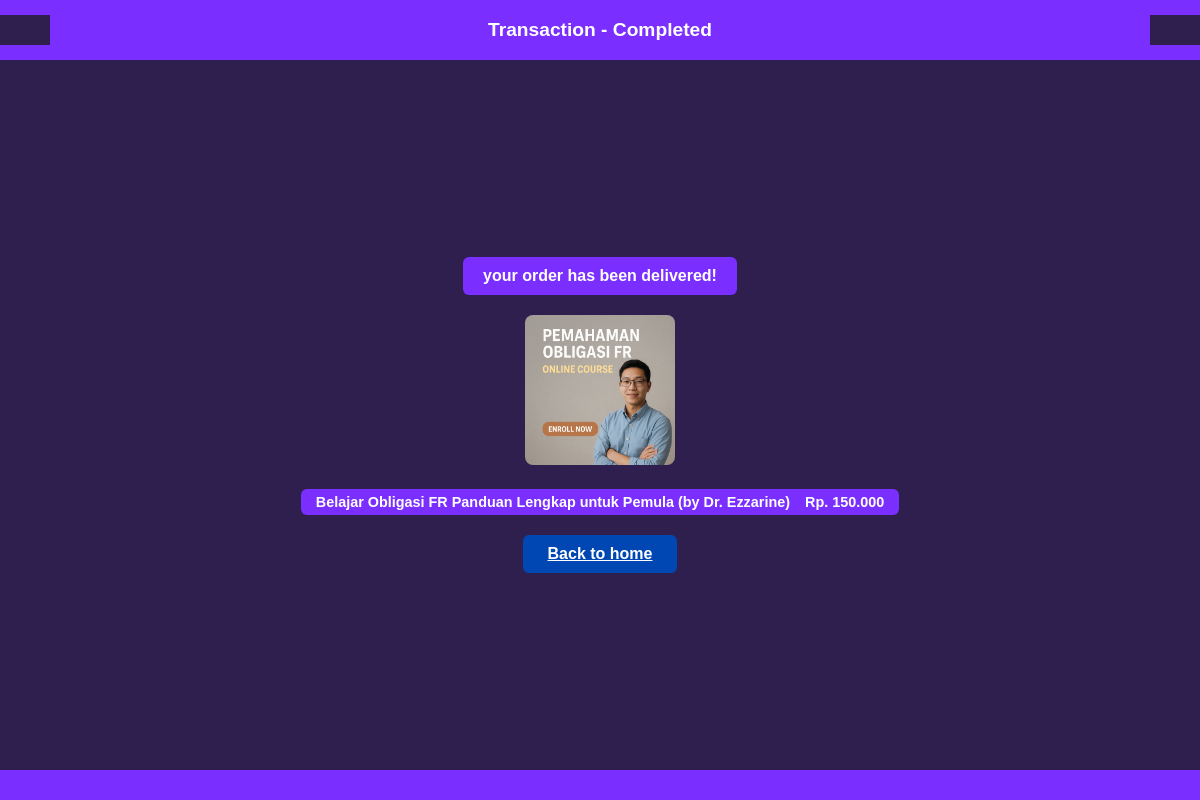
Screenshot of /page/Transaksi/Tcomplete.php?id=11 with the database file from the repository.
### tables this page shows
CREATE TABLE `kelasonline` (
  `ID_Kelas` int(11) NOT NULL,
  `Nama` varchar(255) NOT NULL,
  `Harga` decimal(65,0) NOT NULL,
  `img` varchar(255) NOT NULL DEFAULT 'image.png',
  `Deskripsi` varchar(255) NOT NULL,
  `detail` text NOT NULL DEFAULT 'Ini adalah kelas',
  `Materi` varchar(255) DEFAULT NULL
);

### page/Transaksi/Tcomplete.php (the view, shortened to what this page needs)
<?php
include("../../components/koneksi.php");
$ID_Kelas = $_GET['id'];
$stmt = $conn->prepare('SELECT * FROM kelasonline WHERE ID_Kelas = ?');
$stmt->bind_param('i', $ID_Kelas);
$stmt->execute();
$result = $stmt->get_result();
$row = $result->fetch_assoc();
$rp = "Rp. " . number_format($row['Harga'], 0, ',', '.');
?>
<!DOCTYPE html>
<html lang="en">
<head>
    <link rel="stylesheet" href="Tcomplete.css" />
</head>
<body>
    <header class="header-bar">
        <div class="side-block left"></div>
        <div class="header-title">Transaction - Completed</div>
        <div class="side-block right"></div>
    </header>
    <main class="content">
        <div class="message">your order has been delivered!</div>
        <div class="image-container">
            <img src="../../img/kelas-img/<?= $row['img'] ?>" alt="User" />
        </div>
        <div class="order-info">
            <span class="order-name"><?= $row['Nama'] ?></span>
            <span class="order-price"><?= $rp ?></span>
        </div>
        <a href="../Home" class="back-home-btn">Back to home</a>
    </main>
    <footer class="footer-bar"></footer>
</body>
</html>

### page/Transaksi/Tcomplete.css (style rules this page uses)
* { margin: 0; padding: 0; box-sizing: border-box; font-family: Arial, sans-serif; }
body { background-color: #2e1f4f; color: white; min-height: 100vh; display: flex; flex-direction: column; align-items: center; }
.header-bar { width: 100%; background-color: #7a2eff; display: flex; justify-content: space-between; align-items: center; padding: 15px 0; color: white; font-weight: 600; font-size: 1.2rem; }
.side-block { width: 50px; height: 30px; background-color: #2e1f4f; }
.content { flex-grow: 1; display: flex; flex-direction: column; align-items: center; justify-content: center; padding: 40px 20px; text-align: center; gap: 20px; }
.message { background-color: #7a2eff; padding: 10px 20px; border-radius: 6px; font-weight: 600; font-size: 1rem; }
.image-container img { width: 150px; height: 150px; border-radius: 8px; object-fit: cover; }
.order-info { display: flex; gap: 15px; justify-content: center; font-weight: 600; font-size: 0.9rem; background-color: #7a2eff; padding: 5px 15px; border-radius: 6px; color: white; }
.back-home-btn { background-color: #0047b3; color: white; border: none; padding: 10px 25px; border-radius: 6px; font-weight: 600; cursor: pointer; transition: background-color 0.3s ease; }
.footer-bar { width: 100%; height: 30px; background-color: #7a2eff; }

### rows the page displays
kelasonline: img (picture), Nama "Belajar Obligasi FR Panduan Lengkap untuk Pemula (by Dr. Ezzarine)", Harga "Rp. 150.000"
